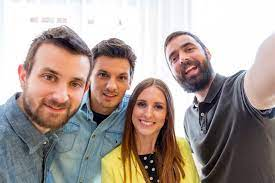
#> input picture data/Group.jpg, 275 x 183 px, found by its file name
$ python group.py
#> lines starting #> are read from the running program, lines starting #| are printed output that depends on the picture; after the words box and inside, x2 and y2 are one past the last pixel; in counts of white or black regions, pixels touching at a corner belong together
import cv2

faceCascade=cv2.CascadeClassifier("data/haarcascade_frontalface_default.xml")
img=cv2.imread("data\Group.jpg")
#> img is the input picture: shape (183, 275, 3); mean B, G, R 149.8, 156.2, 169.2
imgGray=cv2.cvtColor(img, cv2.COLOR_BGR2GRAY)
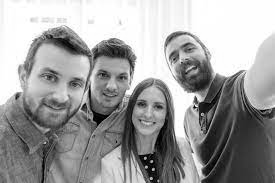
#> imgGray: shape (183, 275); min 0, max 255, mean 159.4

faces=faceCascade.detectMultiScale(imgGray, 1.1, 4)
#> faces = [[125, 87, 48, 48], [85, 56, 54, 54], [26, 54, 72, 72]]

for (x,y,w,h) in faces:
    cv2.rectangle(img, (x,y), (x+w, y+h), (250,150,0), 3)
    cv2.imwrite("temp\group\result.png", img)
#> this loop made 3 passes
#> pass 1, `cv2.imwrite("temp\group\result.png", img)`:
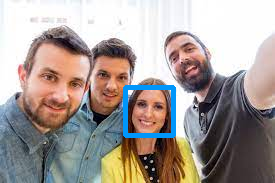
#> saved as groupesult.png: shape (183, 275, 3); mean B, G, R 152.4, 156.7, 166.5
#> pass 2, `cv2.imwrite("temp\group\result.png", img)`:
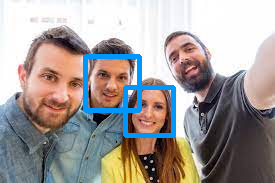
#> saved as groupesult.png: shape (183, 275, 3); mean B, G, R 154.9, 157.1, 163.4
#> after the loop:
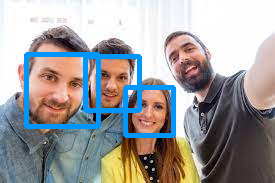
#> img: shape (183, 275, 3); 6.57% of pixels changed, all inside (x1, y1, x2, y2) = (24, 52, 176, 138)

cv2.imshow("Result", img)
cv2.imwrite("temp/group/result.png", img)
cv2.waitKey(0)

$ run again, with data/try4.jpg copied over data/Group.jpg
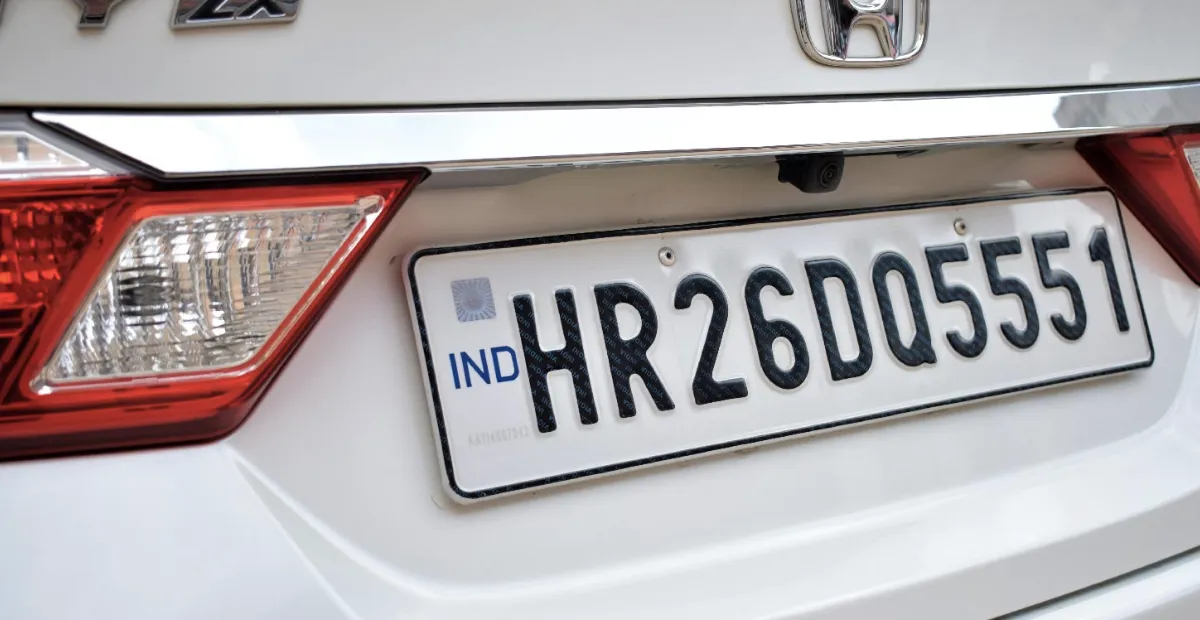
#> input picture data/try4.jpg, 1200 x 620 px, found by its file name
#> img is the input picture: shape (620, 1200, 3); mean B, G, R 171.7, 170, 176.5
#> `imgGray=cv2.cvtColor(img, cv2.COLOR_BGR2GRAY)`:
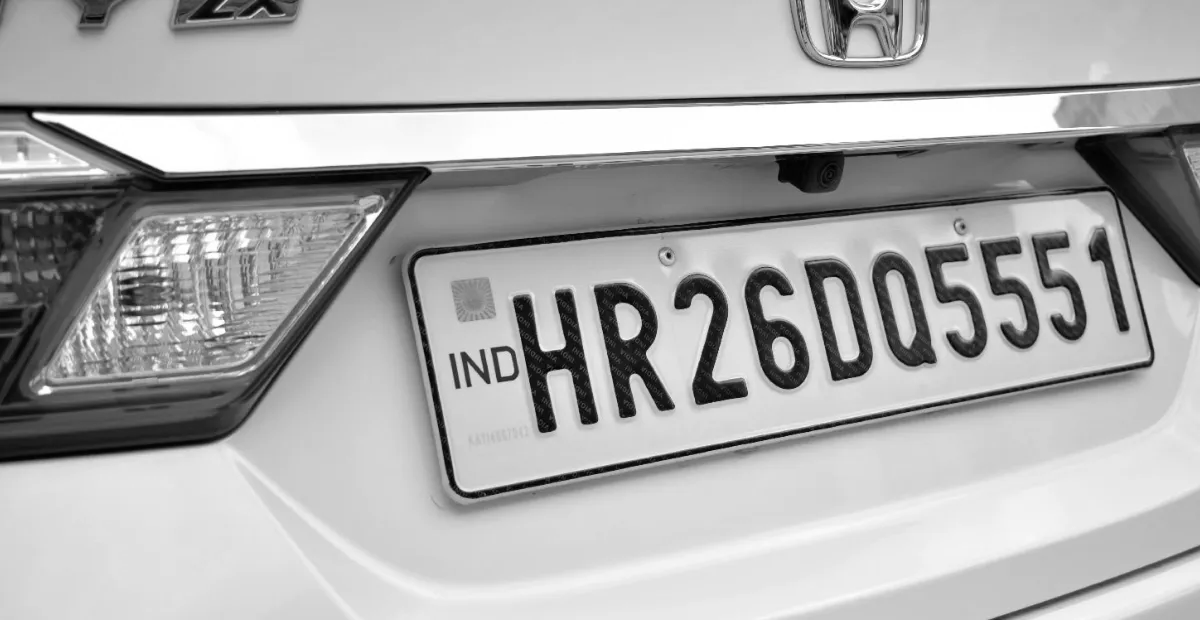
#> imgGray: shape (620, 1200); min 0, max 255, mean 172.1
#> faces = [[277, 248, 27, 27]]
#> the loop `for (x,y,w,h) in faces:` made 1 pass
